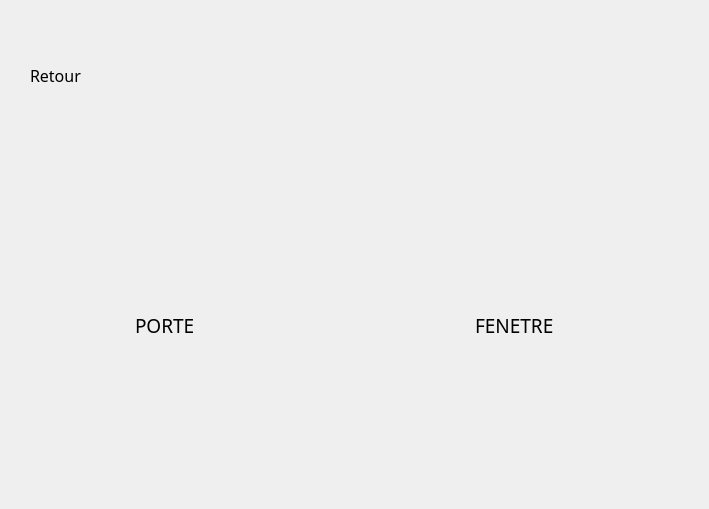
    <widget class="QWidget" name="page_4">
     <widget class="QLabel" name="label_11">
      <property name="geometry">
       <rect>
        <x>0</x>
        <y>0</y>
        <width>700</width>
        <height>500</height>
       </rect>
      </property>
      <property name="text">
       <string/>
      </property>
     </widget>
     <widget class="QPushButton" name="pushButton_aff_porte">
      <property name="geometry">
       <rect>
        <x>100</x>
        <y>150</y>
        <width>150</width>
        <height>150</height>
       </rect>
      </property>
      <property name="styleSheet">
       <string notr="true">border-style: solid;</string>
      </property>
      <property name="text">
       <string/>
      </property>
     </widget>
     <widget class="QPushButton" name="pushButton_aff_fenetre">
      <property name="geometry">
       <rect>
        <x>450</x>
        <y>150</y>
        <width>150</width>
        <height>150</height>
       </rect>
      </property>
      <property name="styleSheet">
       <string notr="true">border-style: solid;</string>
      </property>
      <property name="text">
       <string/>
      </property>
     </widget>
     <widget class="QPushButton" name="pushButton_4_return_aff">
      <property name="geometry">
       <rect>
        <x>35</x>
        <y>10</y>
        <width>50</width>
        <height>50</height>
       </rect>
      </property>
      <property name="styleSheet">
       <string notr="true">border-style: solid;</string>
      </property>
      <property name="text">
       <string/>
      </property>
     </widget>
     <widget class="QLabel" name="label_30">
      <property name="geometry">
       <rect>
        <x>30</x>
        <y>60</y>
        <width>61</width>
        <height>30</height>
       </rect>
      </property>
      <property name="font">
       <font>
        <family>Arial Rounded MT Bold</family>
        <pointsize>12</pointsize>
       </font>
      </property>
      <property name="text">
       <string>Retour</string>
      </property>
     </widget>
     <widget class="QLabel" name="label_35">
      <property name="geometry">
       <rect>
        <x>135</x>
        <y>310</y>
        <width>85</width>
        <height>30</height>
       </rect>
      </property>
      <property name="font">
       <font>
        <family>Gill Sans Ultra Bold</family>
        <pointsize>14</pointsize>
       </font>
      </property>
      <property name="text">
       <string>PORTE</string>
      </property>
     </widget>
     <widget class="QLabel" name="label_36">
      <property name="geometry">
       <rect>
        <x>475</x>
        <y>310</y>
        <width>101</width>
        <height>30</height>
       </rect>
      </property>
      <property name="font">
       <font>
        <family>Gill Sans Ultra Bold</family>
        <pointsize>14</pointsize>
       </font>
      </property>
      <property name="text">
       <string>FENETRE</string>
      </property>
     </widget>
     <widget class="QLabel" name="label_52">
      <property name="geometry">
       <rect>
        <x>550</x>
        <y>0</y>
        <width>150</width>
        <height>150</height>
       </rect>
      </property>
      <property name="text">
       <string/>
      </property>
     </widget>
    </widget>
